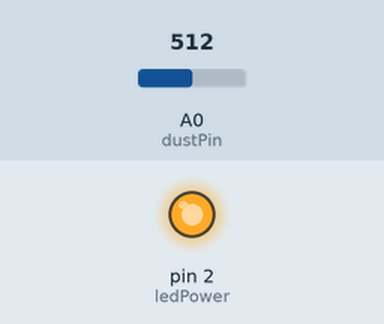
Recording of a sketch running on a simulated Arduino Nano, built with avr-gcc and run on an emulated ATmega328P. Shown: output pins drawn as LEDs (lit = HIGH). The test bench sets the inputs (shaded band); at power-on: A0 (dustPin) = 512. What the sketch prints to the serial monitor is not drawn.

Above: at 0.1 s.
Timing chart, 0 to 1.6 s (numbered marks = the images above):
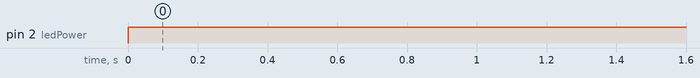

The sketch:

Dust_sensor_Nano.ino
```cpp
// ====================================================================
// 夏普 GP2Y1010AU0F PM2.5 粉尘传感器测试程序 (Arduino Nano 适用)
// ====================================================================

const int dustPin = A0;   // 传感器第5脚 Vo -> 接 Nano 的 A0 引脚
const int ledPower = 2;   // 传感器第3脚 LED -> 接 Nano 的 D2 引脚

// 夏普官方手册规定的脉冲时间参数（单位：微秒）
const int samplingTime = 280; // 开启LED后，等待280微秒再采样
const int deltaTime = 40;     // 采样持续40微秒
const int sleepTime = 9680;   // 剩下的等待时间 (10000 - 280 - 40)

void setup() {
  Serial.begin(9600);         // 初始化串口监视器，波特率 9600
  pinMode(ledPower, OUTPUT);  // 设置 D2 为输出模式
}

void loop() {
  // 1. 点亮传感器内部的红外 LED (低电平点亮)
  digitalWrite(ledPower, LOW);
  delayMicroseconds(samplingTime);

  // 2. 读取 A0 引脚的模拟电压信号 (0 ~ 1023)
  float rawSignal = analogRead(dustPin);

  delayMicroseconds(deltaTime);
  // 3. 关闭红外 LED (高电平熄灭)
  digitalWrite(ledPower, HIGH);
  delayMicroseconds(sleepTime);

  // 4. 计算实际电压值 (Nano工作电压为 5V，ADC为 10位)
  float voltage = rawSignal * (5.0 / 1023.0);

  // 5. 使用经典线性公式计算粉尘浓度 (单位: mg/m3)
  // 公式源于夏普官方曲线图：浓度 = 0.172 * 电压 - 0.1
  float dustDensity = 0.172 * voltage - 0.1;

  // 修正校准：空气极好时，算法可能算负数，将其归零
  if (dustDensity < 0) {
    dustDensity = 0;
  }

  // 6. 转换为更直观的 ug/m3（微克/立方米）并输出
  float ugM3 = dustDensity * 1000;

  Serial.print("传感器电压: ");
  Serial.print(voltage, 3); // 保留3位小数
  Serial.print(" V  |  PM2.5 浓度: ");
  Serial.print(ugM3, 1);    // 保留1位小数
  Serial.println(" ug/m3");

  delay(500); // 每隔 1 秒刷新一次数据
}
```

Measured:
- by itself, pin 2 (ledPower): LOW → HIGH at 0.00 s
